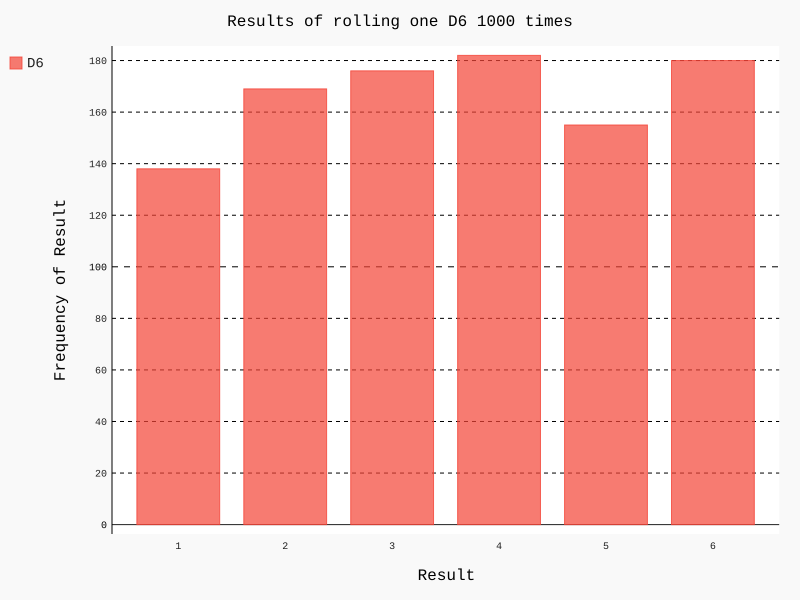

The Python source for this figure:
from die import Die
import pygal

die = Die()
results = []

for roll_num in range(1000):
    result = die.roll()
    results.append(result)
frequencies = []
for value in range(1, die.num_sides+1):
    frequency = results.count(value)
    frequencies.append(frequency)
hist = pygal.Bar()

hist.title = "Results of rolling one D6 1000 times"
hist.x_labels = ['1', '2', '3', '4', '5', '6']
hist.x_title = "Result"
hist.y_title = "Frequency of Result"

hist.add('D6', frequencies)
hist.render_to_file('die_visual.svg')
